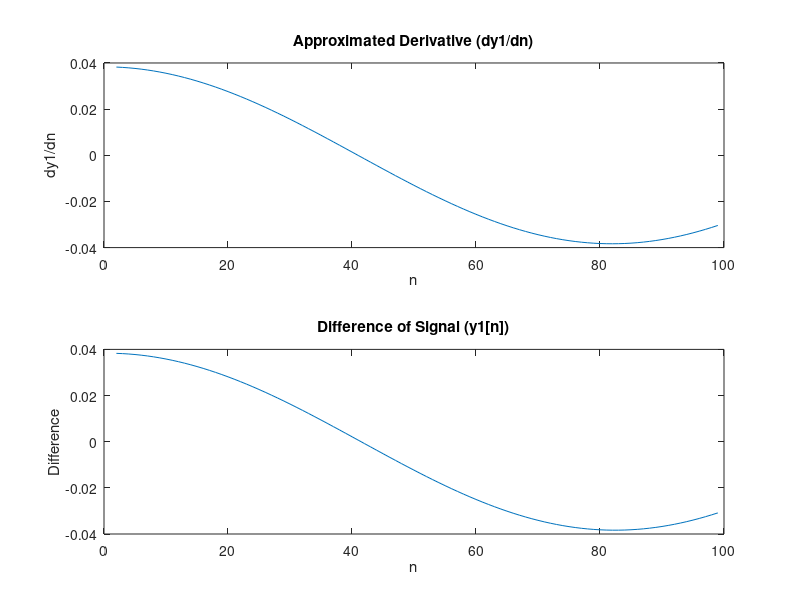

This chart was generated by the following MATLAB code: (Note: this script raises an error after producing the figure.)
%
%

%Numbers from 1 to 100.
t1=1:100

%Question 1
%Numbers from 100 to 1
for i = 100:-1:1
    disp(i);
end

%Numbers from 1 to 100 with interval of 2
for i = 1:2:100
    disp(i);
end

%Question 2
%Dimensions of "Matrix t". Even a scalar is matrix in Matlab (Matrix laboratory)
l=length(t1)
d=size(t1)

%Transpose of t.
tp=t1'
size(tp)

%100 samples from 50Hz sinusoidal signal sampled at frequency of 8192Hz.
f=50
F=8192
y=sin(2*pi*t1*(f/F))
plot(t1,y)

%Another signal into the same plot.

y2=cos(2*pi*t1*(f/F))

plot(t1,y)
hold on
plot(t1,y2,'g')

%finding intersection
intersection_indices = find(abs(y - y2) < 0.01);  % You can adjust the tolerance as needed

intersection_points = t1(intersection_indices);

disp(intersection_indices);
disp(intersection_points);

%theoretically(manually) we can't find the intersection of these two waves as both 
%sine and cosine waves are infinite series,but
%visually we can see the intersection when x=20 and y=0.720003


%Dimensions to the axes.
plot(t1,y)
hold on
plot(t1,y2,'g')
xlabel('Time instant');
ylabel('Amplitude')

%Legends to the graphs.
plot(t1,y)
hold on
plot(t1,y2,'g')
xlabel('Time instant');
ylabel('Amplitude')
legend('Sine','Cosine');


%difference of signals y and y2.
d1=y2-y;
plot(d1);

%Question 3
% Compute the derivative of y1 with respect to n
n = 2:99;
dy1_dn_approx = (y(n + 1) - y(n - 1)) / 2;

% Compute the difference of y1[n]
diff_y1 = diff(y);

% Plot the derivative and difference vectors using their valid indices
subplot(2, 1, 1);
plot(n, dy1_dn_approx);
title('Approximated Derivative (dy1/dn)');
xlabel('n');
ylabel('dy1/dn');

subplot(2, 1, 2);
plot(n, diff_y1(1:end-1));  % Adjust for the length
title('Difference of Signal (y1[n])');
xlabel('n');
ylabel('Difference');

% Calculate the maximum absolute difference between the two approaches
max_abs_diff = max(abs(dy1_dn_approx - diff_y1(1:end-1)));

fprintf('Maximum absolute difference between the two approaches: %.5f\n', max_abs_diff);

%Question 4
% Load the data from the file "Matrix.txt"
A = load('D:\MS\Data Mining\1\Matrix.txt');

% Extract the 5th row (remember that MATLAB uses 1-based indexing)
fifth_row = A(5, :);

% Plot the 5th row
plot(fifth_row);
title('5th Row');

% Listen to the content of the 5th row
soundsc(fifth_row);

% Calculate the means
mean_rows = mean(A, 2); % Mean of each row
mean_columns = mean(A, 1); % Mean of each column
mean_matrix = mean(A(:)); % Mean of the entire matrix

fprintf('Mean of rows:\n');
disp(mean_rows);

fprintf('Mean of columns:\n');
disp(mean_columns);

fprintf('Mean of the entire matrix: %.4f\n', mean_matrix);

%Question 5
% Calculate the mean amplitude for each row
mean_amplitudes = mean(A, 2);

% Find the row with the lowest mean amplitude
[lowest_amplitude, lowest_row] = min(mean_amplitudes);

fprintf('The lowest sounding signal is in row %d with a mean amplitude of %.4f\n', lowest_row, lowest_amplitude);

%Question 6
data = readtable('D:\MS\Data Mining\1\inco13par.txt');
% Check the number of cases and variables
[num_cases, num_vars] = size(data);
fprintf('Number of cases: %d\n', num_cases);
fprintf('Number of variables: %d\n', num_vars);

% Initialize a matrix to store missing value counts
missing_values_per_variable = zeros(1, num_vars);

% Convert the data to numeric format and count missing values
for i = 1:num_vars
    variable_data = str2double(data(:, i));
    missing_values_per_variable(i) = sum(isnan(variable_data));
end

fprintf('Number of missing values for each variable:\n');
disp(missing_values_per_variable);
